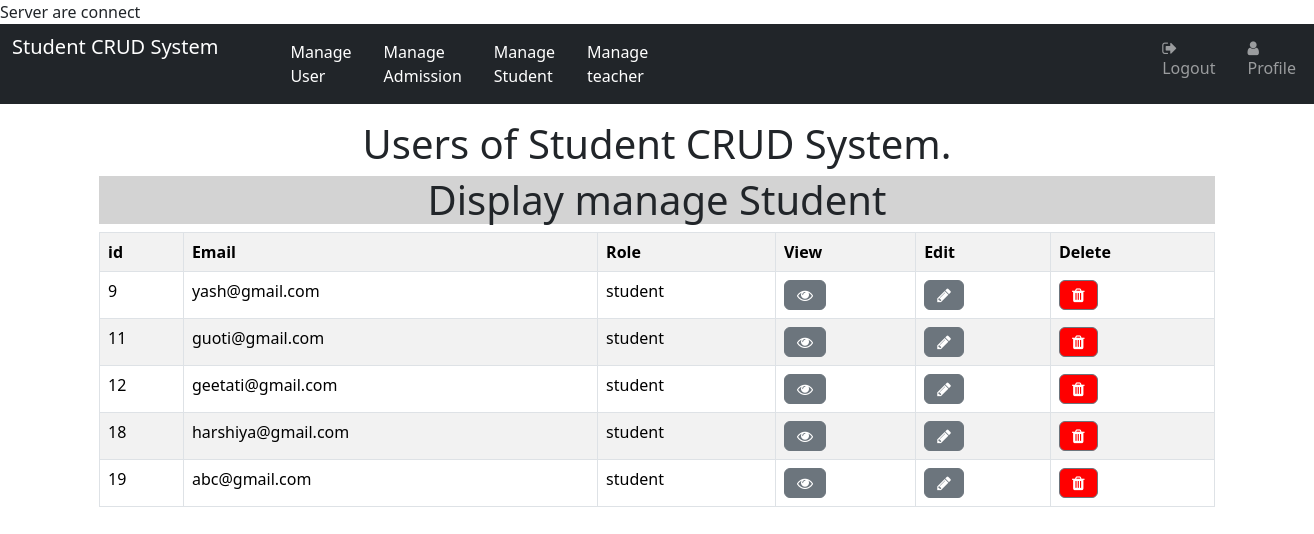
The page /managestudent.php (signed in) on the database its author committed.
### tables this page shows
CREATE TABLE `user` (
  `id` int(5) NOT NULL,
  `city` varchar(255) NOT NULL,
  `class` enum('','1','2','3','4','5','6','7','8','9','10','11','12') NOT NULL,
  `section` enum('','A','B','C') NOT NULL,
  `country` varchar(255) NOT NULL,
  `email` varchar(255) NOT NULL,
  `name` varchar(255) NOT NULL,
  `Role` enum('user','teacher','admin','student','admission') NOT NULL DEFAULT 'user',
  `userimage` varchar(255) NOT NULL,
  `password` varchar(255) NOT NULL,
  `subject` enum('physics','maths','chemestry') NOT NULL,
  `state` varchar(255) NOT NULL,
  `rollno` int(20) NOT NULL
);

### managestudent.php (the view, shortened to what this page needs)
<?php
include'dbcon.php';
?>
<html>
<head>
   <link rel="stylesheet" type="text/css" href="css/bootstrap.min.css">
   <link  rel="stylesheet" href="style.css" type="text/css">
   <link rel="stylesheet" href="https://cdnjs.cloudflare.com/ajax/libs/font-awesome/4.7.0/css/font-awesome.min.css">
 </head>
 <body>
   <nav class="navbar navbar-expand bg-dark navbar-dark" id="nav1">
    <div class="container-fluid">
        <ul class="navbar-nav">
            <li class="nav-item" id="brand">
                <a class="navbar-brand" href="login.php" >Student CRUD System</a>
            </li>
            <li class="nav-item" id="hm">
                <a class="nav-link ms-3 active" href="admin.php"></a>
            </li>
            <li class="nav-item" id="hm">
                <a class="nav-link ms-3 active" href="manageuser.php">Manage User</a>
            </li>
            <li class="nav-item" id="hm">
                <a class="nav-link ms-3 active" href="manageadmission.php">Manage Admission</a>
            </li>
            <li class="nav-item" id="hm">
                <a class="nav-link ms-3 active" href="managestudent.php">Manage Student</a>
            </li>
            <li class="nav-item" id="hm">
                <a class="nav-link ms-3 active" href="manageteacher.php">Manage teacher</a>
            </li>
            <li class="nav-item" id="hm">
                <a class="nav-link mr-3 active" href=""></a>
            </li>
            <li class="nav-item" id="hm">
                <a class="nav-link mr-3 active" href=""></a>
            </li>
             <li class="nav-item" id="lgout">
                <a class="nav-link ms-3" href="logout.php"><i class="fa fa-sign-out"></i>Logout</a>
            </li>
            <li calss="nav-item" id="prfa">
                <a class="nav-link ms-3" href="profile.php"><i class="fa fa-user"></i> Profile</a>
            </li>
        </ul>
    </div>
</nav>
  <div class="container">
  <h1 class="mt-3 text-center">Users of Student CRUD System.</h1>
  <div class="col-lg-12">
     <h1 style="background-color:lightgrey" align="center"> Display manage Student</h1>
     <table class="table table-striped table-hover table-bordered">
     <tr>
      <th style="color:black">id</th>
      <th style="color: black">Email</th>
        <th style="color: black">Role</th>
      <th style="color: black">View</th>
      <th style="color: black">Edit</th>
      <th style="color: black">Delete</th>
    </tr>
 <?php
   $sql="SELECT * from user WHERE Role='student'";
   $result=mysqli_query($con,$sql);
   while($row=mysqli_fetch_array($result))
    {
?>
     <tr>
      <td><?php echo $row['id']?></td>
      <td><?php echo $row['email']?></td>
       <td><?php echo $row['Role']?></td>
     <td><?php  echo '<a href="read.php?id='. $row['id'] .'" class="mr-3 btn btn-secondary" title="View Details" data-toggle="tooltip"><span class="fa fa-eye"></span></a>'?></td>
     <td><?php  echo '<a href="update.php?id='. $row['id'] .'" class="mr-3 btn btn-secondary" title="Edit Details" data-toggle="tooltip"><span class="fa fa-pencil"></span></a>'?></td>
     <td> <?php echo '<a href="javascript:void(0)" title="Change Status" class="mr-3 btn btn-secondary delete_btn_ajax btn" data-toggle="tooltip" style="background-color:red"><span class="fa fa-trash" style="background-color:red"></span></a>' ?>
    <?php echo '<input type="hidden" class="delete_id_value" value='.$row["id"].'>' ?></td>
  </tr>
     <?php
    }
             ?>
  </table>
</div>
</div>
  </body>
  </html>

### style.css (style rules this page uses)
#lgout { margin-left:450px; }

### rows shown on the page
user: id "9", email "yash@gmail.com", Role "student"
user: id "11", email "guoti@gmail.com", Role "student"
user: id "12", email "geetati@gmail.com", Role "student"
user: id "18", email "harshiya@gmail.com", Role "student"
user: id "19", email "abc@gmail.com", Role "student"
